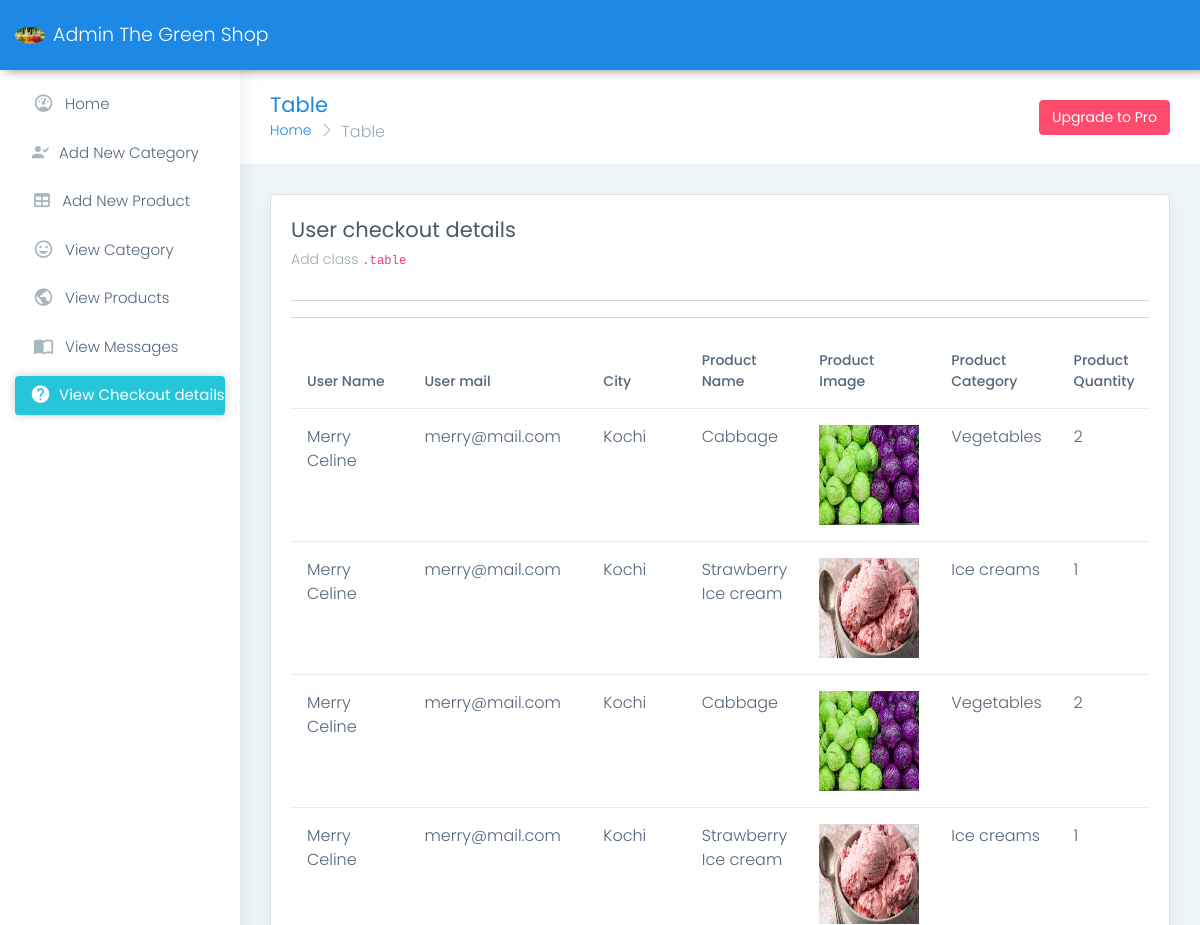
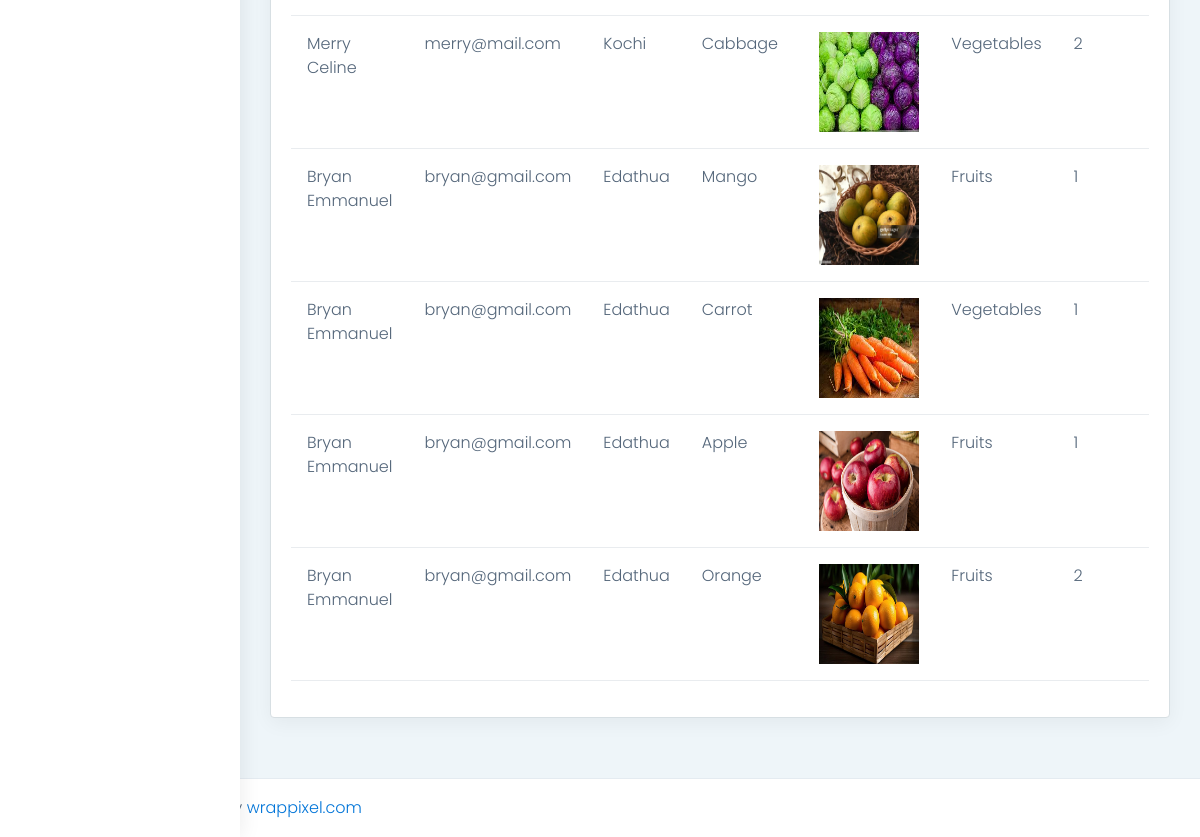
Screenshot of /usrcheckout/ with the database file from the repository (2 pictures, top to bottom).
### userapp/models.py (models this page shows)
class Checkout(models.Model):
    userid = models.ForeignKey(Regdb,on_delete=models.CASCADE)
    cartid = models.ForeignKey(Cartdb,on_delete=models.CASCADE,null=True)
    address = models.TextField(max_length=60)
    city = models.CharField(max_length=20)
    state = models.CharField(max_length=20)
    country = models.CharField(max_length=20)
    postalcode = models.CharField(max_length=20)
    mobile = models.IntegerField()
    mail = models.EmailField(default='null')

class Regdb(models.Model):
    regname = models.CharField(max_length=20)
    regpswd = models.CharField(max_length=20)
    regmail = models.EmailField()
    regadd = models.TextField(max_length=60)

class Cartdb(models.Model):
    userid = models.ForeignKey(Regdb,on_delete= models.CASCADE)
    prdid = models.ForeignKey(Prdb,on_delete=models.CASCADE)
    cqty = models.IntegerField()
    ctot = models.IntegerField(default=0)
    status = models.IntegerField(default=0)

### adminapp/models.py (models this page shows)
class Prdb(models.Model):
    productname = models.CharField(max_length=20)
    productcat = models.CharField(max_length=20)
    productimg = models.ImageField(upload_to='sample',default='null.jpg')
    productprc = models.IntegerField(default=0)

### adminapp/views.py (the view)
# urls.py: path('usrcheckout/',views.usrcheckout,name='usrcheckout')
def usrcheckout(request):
    data = Checkout.objects.all()
    return render(request,'usrcheckout.html',{'data':data})

### adminapp/templates/usrcheckout.html (shortened to what this page needs)
{% extends 'index.html' %}
{% load static %}
{% block content %}
        <div class="page-wrapper">
            <div class="page-breadcrumb">
                <div class="row align-items-center">
                    <div class="col-md-6 col-8 align-self-center">
                        <h3 class="page-title mb-0 p-0">Table</h3>
                        <div class="d-flex align-items-center">
                            <nav aria-label="breadcrumb">
                                <ol class="breadcrumb">
                                    <li class="breadcrumb-item"><a href="#">Home</a></li>
                                    <li class="breadcrumb-item active" aria-current="page">Table</li>
                                </ol>
                            </nav>
                        </div>
                    </div>
                    <div class="col-md-6 col-4 align-self-center">
                        <div class="text-end upgrade-btn">
                            <a href="https://www.wrappixel.com/templates/materialpro/"
                                class="btn btn-danger d-none d-md-inline-block text-white" target="_blank">Upgrade to
                                Pro</a>
                        </div>
                    </div>
                </div>
            </div>
            <div class="container-fluid">
                <div class="row">
                    <div class="col-sm-12">
                        <div class="card">
                            <div class="card-body">
                                <h4 class="card-title">User checkout details</h4>
                                <h6 class="card-subtitle">Add class <code>.table</code></h6>
                                <div class="table-responsive">
                                    <table class="table user-table">
                                        <thead>
                                            <tr>
                                                <th class="border-top-0">User Name</th>
                                                <th class="border-top-0">User mail</th>
                                                <th class="border-top-0">City</th>
                                                <th class="border-top-0">Product Name</th>
                                                <th class="border-top-0">Product Image</th>
                                                <th class="border-top-0">Product Category</th>
                                                <th class="border-top-0">Product Quantity</th>
                                            </tr>
                                        </thead>
                                        <tbody>
                                            {% for i in data %}
                                            <tr>
                                                <td>{{i.userid.regname}}</td>
                                                <td>{{i.userid.regmail}}</td>
                                                <td>{{i.city}}</td>
                                                <td>{{i.cartid.prdid.productname}}</td>
                                                <td><img src="{{i.cartid.prdid.productimg.url}}" style="width: 100px; height: 100px;"></td>
                                                <td>{{i.cartid.prdid.productcat}}</td>
                                                <td>{{i.cartid.cqty}}</td>
                                            </tr>
                                            {% endfor %}
                                            <hr><hr>
                                        </tbody>
                                    </table>
                                </div>
                            </div>
                        </div>
                    </div>
                </div>
            </div>
        </div>
{% endblock %}

### rows the page displays
Checkout: userid.regname "Merry Celine", userid.regmail "merry@mail.com", city "Kochi", cartid.prdid.productname "Cabbage", cartid.prdid.productimg (picture), cartid.prdid.productcat "Vegetables", cartid.cqty "2"
Checkout: userid.regname "Merry Celine", userid.regmail "merry@mail.com", city "Kochi", cartid.prdid.productname "Strawberry Ice cream", cartid.prdid.productimg (picture), cartid.prdid.productcat "Ice creams", cartid.cqty "1"
Checkout: userid.regname "Merry Celine", userid.regmail "merry@mail.com", city "Kochi", cartid.prdid.productname "Cabbage", cartid.prdid.productimg (picture), cartid.prdid.productcat "Vegetables", cartid.cqty "2"
Checkout: userid.regname "Merry Celine", userid.regmail "merry@mail.com", city "Kochi", cartid.prdid.productname "Strawberry Ice cream", cartid.prdid.productimg (picture), cartid.prdid.productcat "Ice creams", cartid.cqty "1"
Checkout: userid.regname "Merry Celine", userid.regmail "merry@mail.com", city "Kochi", cartid.prdid.productname "Cabbage", cartid.prdid.productimg (picture), cartid.prdid.productcat "Vegetables", cartid.cqty "2"
Checkout: userid.regname "Bryan Emmanuel", userid.regmail "bryan@gmail.com", city "Edathua", cartid.prdid.productname "Mango", cartid.prdid.productimg (picture), cartid.prdid.productcat "Fruits", cartid.cqty "1"
Checkout: userid.regname "Bryan Emmanuel", userid.regmail "bryan@gmail.com", city "Edathua", cartid.prdid.productname "Carrot", cartid.prdid.productimg (picture), cartid.prdid.productcat "Vegetables", cartid.cqty "1"
Checkout: userid.regname "Bryan Emmanuel", userid.regmail "bryan@gmail.com", city "Edathua", cartid.prdid.productname "Apple", cartid.prdid.productimg (picture), cartid.prdid.productcat "Fruits", cartid.cqty "1"
Checkout: userid.regname "Bryan Emmanuel", userid.regmail "bryan@gmail.com", city "Edathua", cartid.prdid.productname "Orange", cartid.prdid.productimg (picture), cartid.prdid.productcat "Fruits", cartid.cqty "2"
